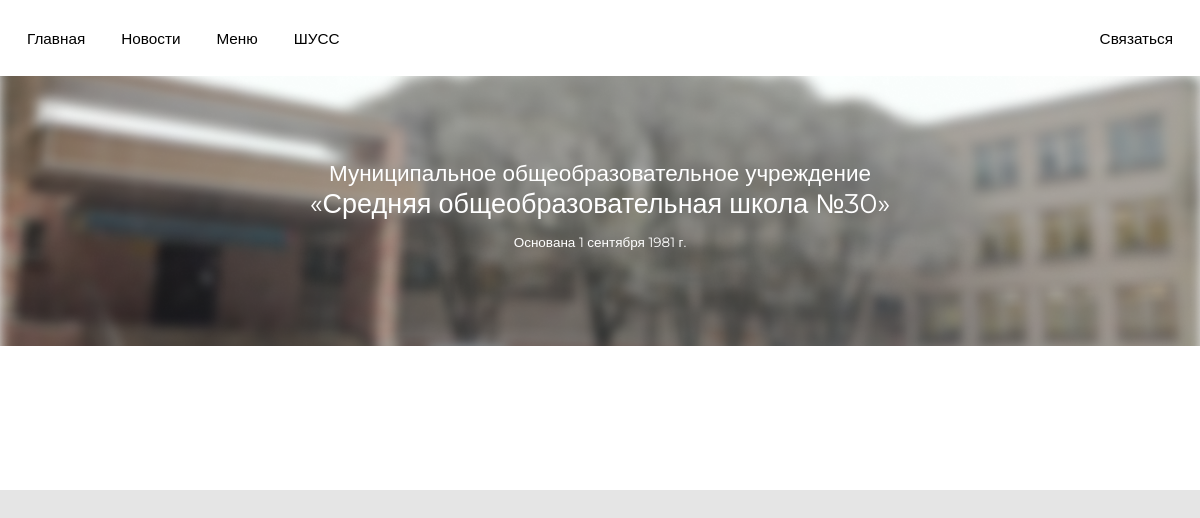
The app's page /about/school, older data.
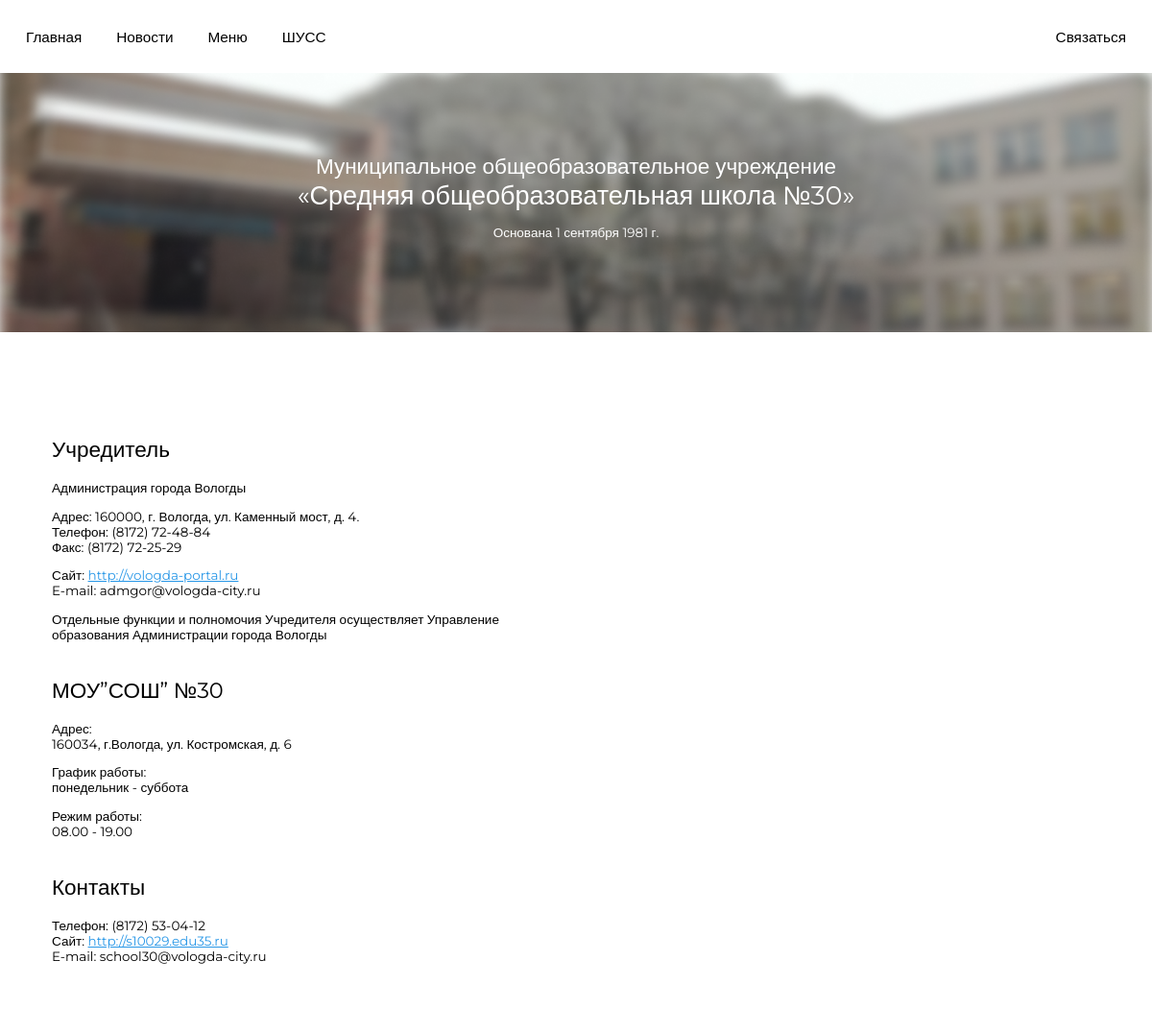
The same page, newer data.
### main/models.py (models this page shows, shortened)
class AboutSchool(models.Model):
    id = models.PositiveIntegerField('Порядковый номер', primary_key=True, unique=True)
    title = models.CharField('Заголовок', max_length=50)
    content = models.TextField('Содержимое')
    class Meta:
        verbose_name = 'Описание школы'
        verbose_name_plural = 'Описание школы'

### main/views.py (the view)
# urls.py: path('about/school', views.about),
def about(request):
    aboutContent = AboutSchool.objects.order_by('id')
    return render(request, 'main/pages/about.html', {'about': aboutContent})

### main/templates/main/pages/about.html (shortened to what this page needs)
{% extends 'main/template/base.html' %}
{% block content %}
{% include 'main/components/about-school.html' %}
{% endblock content %}

### main/templates/main/components/about-school.html
<div class="about">
    <div class="about__header">
        <div class="about__title">
            <h3>Муниципальное общеобразовательное учреждение</h3>
        </div>
        <div class="about__subtitle">
            <h2>«Средняя общеобразовательная школа №30»</h2>
        </div>
        <div class="about__subtext">
            <p>Основана 1 сентября 1981 г.</p>
        </div>
    </div>
    <div class="about__list">
        {% if about %}
        {% for aboutContent in about %}
        <dib class="about__content">
            <div class="about__content-title">
                <h3>{{ aboutContent.title }}</h3>
            </div>
            <div class="about__content-text">{{ aboutContent.content | safe | linebreaks }}</div>
        </dib>
        {% endfor %}
        {% endif %}
    </div>
</div>

Row changes from the older to the newer data that the page shows:
added AboutSchool: title "Учредитель", content "Администрация города Вологды Адрес: 160000, г. Вологда, ул. Каменный мост, д. 4. Телефон: (8172) 72-48-84 Факс: (8172) 72-25-29 Сайт: http://vologda-portal.ru E-mail: admgor@vologda-city.ru Отдельные функции и полномочия Учредителя осуществляет Управление образования Администрации города Вологды"
added AboutSchool: title "МОУ”СОШ” №30", content "Адрес: 160034, г.Вологда, ул. Костромская, д. 6 График работы: понедельник - суббота Режим работы: 08.00 - 19.00"
added AboutSchool: title "Контакты", content "Телефон: (8172) 53-04-12 Сайт: http://s10029.edu35.ru E-mail: school30@vologda-city.ru"
